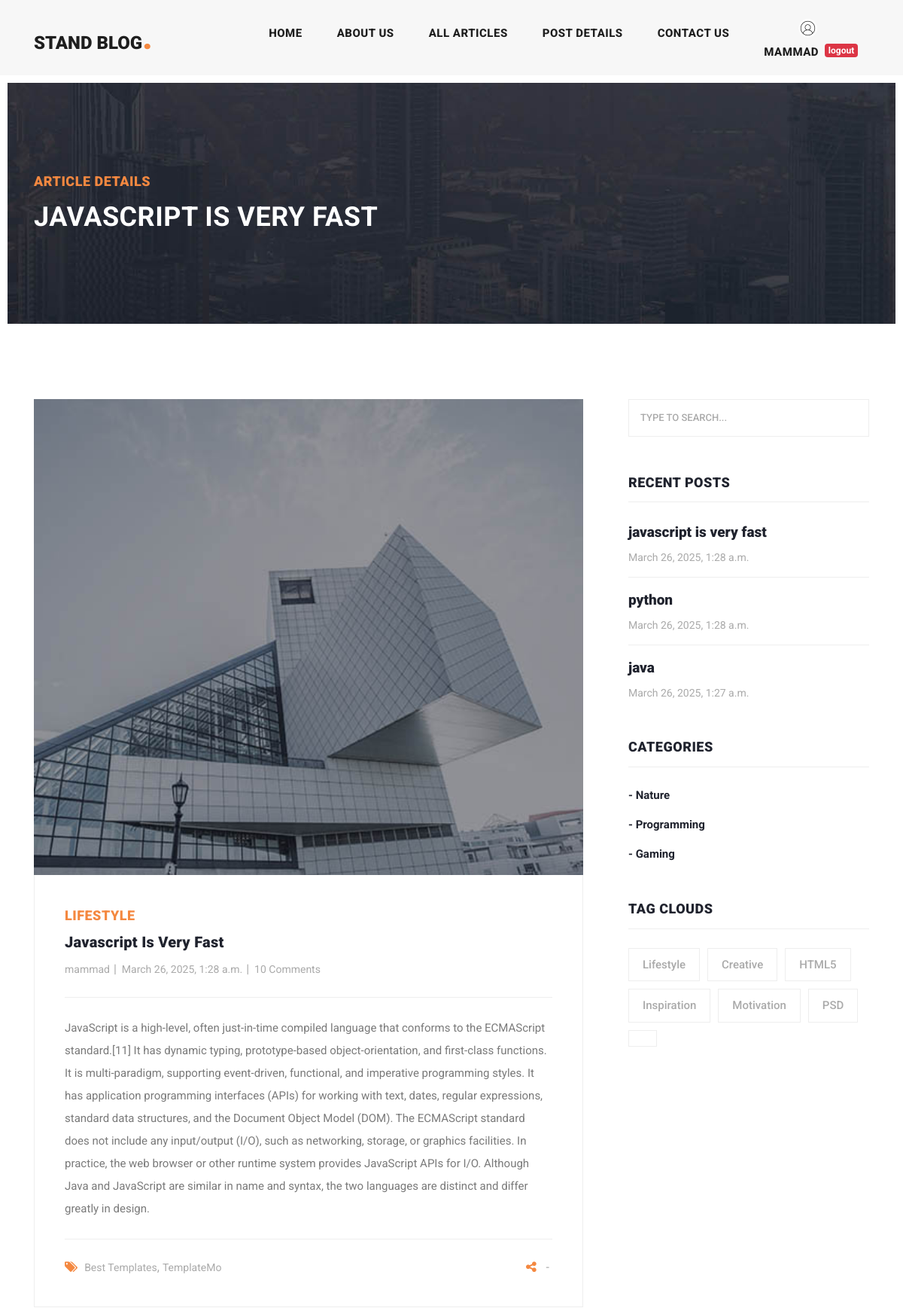
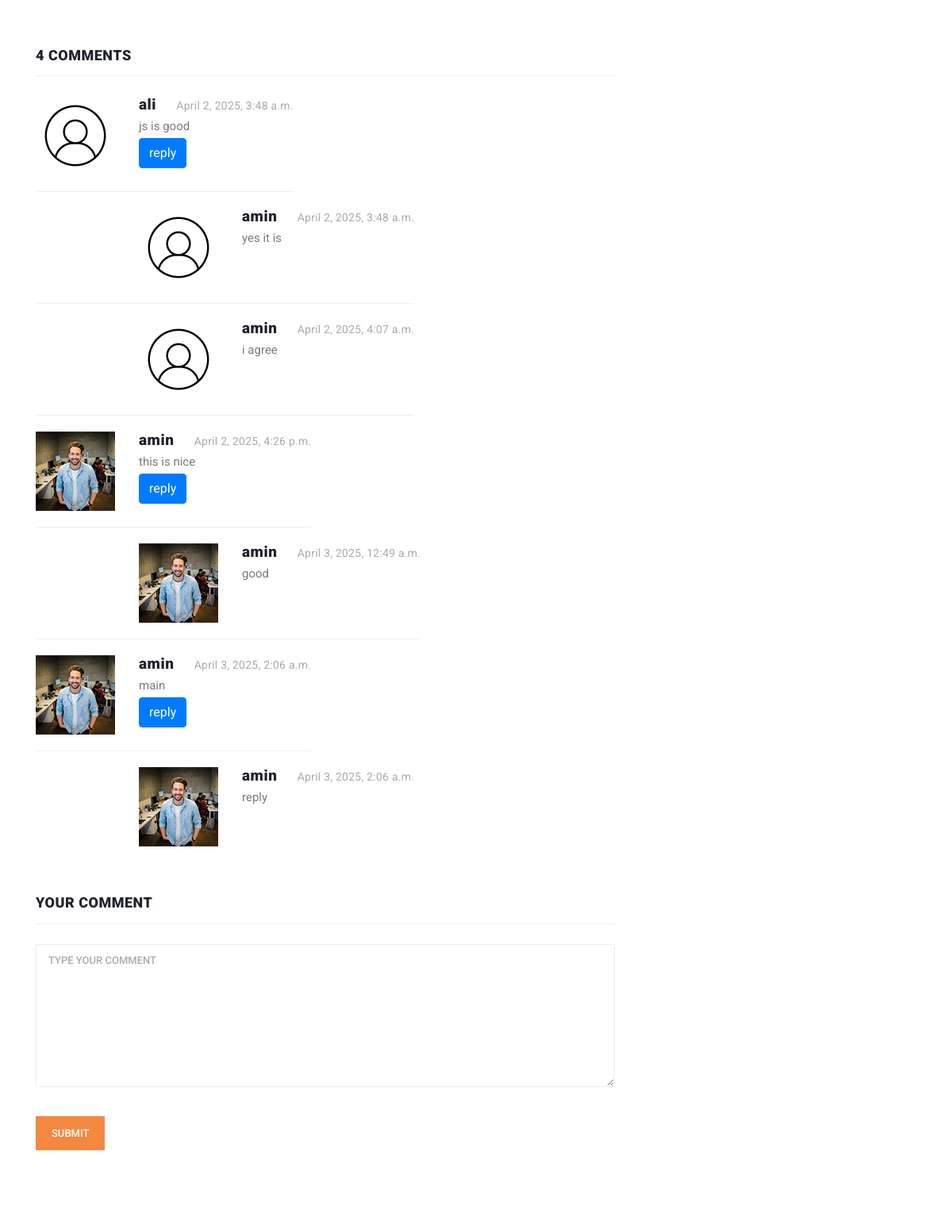
The app's page /articles/detail/javascript-is-very-fast (signed in, upper part) with its own data (2 pictures, top to bottom).
### blog/models.py (models this page shows, shortened)
class Article(models.Model):
    author = models.ForeignKey(User , on_delete=models.SET_NULL, null=True , blank=True , related_name='articles')
    title = models.CharField(max_length=80)
    category = models.ManyToManyField(Category , related_name="articles")
    body = models.TextField()
    image = models.ImageField(upload_to='images/articles')
    created = models.DateTimeField(auto_now_add=True)
    updated = models.DateTimeField(auto_now=True)
    is_published = models.BooleanField(default=True)
    slug = models.SlugField(blank=True , unique=True)
    objects = models.Manager()
    class Meta:
        ordering = ('-updated','-created')
    def get_absolute_url(self):
        return reverse('blog:article_detail', kwargs={'slug': self.slug})

class Comment(models.Model):
    article = models.ForeignKey(Article , on_delete=models.CASCADE , related_name='comments')
    user = models.ForeignKey(User , on_delete=models.CASCADE , related_name='comments')
    parent = models.ForeignKey('self' , on_delete=models.CASCADE ,null= True , blank=True ,  related_name='replies')
    body = models.TextField()
    created = models.DateTimeField(auto_now_add=True)

class Category(models.Model):
    title = models.CharField(max_length=100)
    created = models.DateTimeField(auto_now_add=True)

### account/models.py (models this page shows, shortened)
class Profile(models.Model):
    user = models.OneToOneField(User, on_delete=models.CASCADE)
    fathers_name = models.CharField(max_length=20)
    nationcode = models.CharField(max_length=11)
    image = models.ImageField(upload_to='profile/images', null=True, blank=True)

### blog/views.py (the view)
# urls.py: path('detail/<slug:slug>', views.article_detail, name='article_detail'),
def article_detail(request, slug):
    article = get_object_or_404(Article, slug=slug)
    if request.method == 'POST':
        parent_id = request.POST.get('parent_id', None)
        body = request.POST.get('body')
        parent_id = int(parent_id) if parent_id and parent_id.isdigit() else None
        Comment.objects.create(body=body, article=article, user=request.user, parent_id=parent_id)
    return render(request, 'blog/article_detail.html', {'article': article})

### context_processors/context_processors.py (called while the page is built)
def recent_articles(request):
    recent_articles = Article.objects.order_by('-created')
    categories = Category.objects.all()
    return {'recent_articles': recent_articles , "categories": categories}

### blog/templates/blog/article_detail.html (shortened to what this page needs)
{% extends 'base.html' %}
{% load static %}
{% load social_share %}
{% block content %}
    <div class="heading-page header-text">
      <section class="page-heading">
        <div class="container">
          <div class="row">
            <div class="col-lg-12">
              <div class="text-content">
                <h4>Article Details</h4>
                <h2>{{ article.title }}</h2>
              </div>
            </div>
          </div>
        </div>
      </section>
    </div>
    <section class="blog-posts grid-system">
      <div class="container">
        <div class="row">
          <div class="col-lg-8">
            <div class="all-blog-posts">
              <div class="row">
                <div class="col-lg-12">
                  <div class="blog-post">
                    <div class="blog-thumb">
                      <img src="{{ article.image.url }}" alt="">
                    </div>
                    <div class="down-content">
                      <span>Lifestyle</span>
                      <a href="post-details.html"><h4>{{ article.title }}</h4></a>
                      <ul class="post-info">
                        <li><a href="#">{{ article.author.username }}</a></li>
                        <li><a href="#">{{ article.created }}</a></li>
                        <li><a href="#">10 Comments</a></li>
                      </ul>
                      <p>{{ article.body }}</p>
                      <div class="post-options">
                        <div class="row">
                          <div class="col-6">
                            <ul class="post-tags">
                              <li><i class="fa fa-tags"></i></li>
                              <li><a href="#">Best Templates</a>,</li>
                              <li><a href="#">TemplateMo</a></li>
                            </ul>
                          </div>
                          <div class="col-6">
                            <ul class="post-share">
                              <li><i class="fa fa-share-alt"></i></li>
                              <li>-</li>
                            </ul>
                          </div>
                        </div>
                      </div>
                    </div>
                  </div>
                </div>
                <div class="col-lg-12">
                  <div class="sidebar-item comments">
                    <div class="sidebar-heading">
                      <h2>4 comments</h2>
                    </div>
                    <div class="content">
                      <ul>
                        {% for comment in article.comments.all %}
                          {% if comment.parent == None %}
                              <li>
                              <div class="author-thumb">
                                  {% if comment.user.profile.image %}
                                        <img src="{{ comment.user.profile.image.url }}" alt="">
                                        {% else %}
                                        <img src="{% static 'images/icons/index.jpg' %}" alt="">
                                    {% endif %}
                              </div>
                              <div class="right-content">
                                <h4>{{ comment.user.username }} <span>{{ comment.created }}</span></h4>
                                <p>{{ comment.body }}</p>
                                  <button onclick="set_value({{ comment.id }})" class="btn btn-primary" >reply</button>
                              </div>
                            </li>
                              {% for reply in comment.replies.all %}
                              <li class="replied">
                                <div class="author-thumb">
                                    {% if comment.user.profile.image %}
                                        <img src="{{ comment.user.profile.image.url }}" alt="">
                                        {% else %}
                                        <img src="{% static 'images/icons/index.jpg' %}" alt="">
                                    {% endif %}
                                </div>
                                <div class="right-content">
                                  <h4>{{ reply.user.username }} <span>{{ reply.created }}</span></h4>
                                  <p>{{ reply.body }}</p>
                                </div>
                              </li>
                            {% endfor %}
                          {% endif %}
                        {% endfor %}
                      </ul>
                    </div>
                  </div>
                </div>
              {% if request.user.is_authenticated %}
                  <div class="col-lg-12">
                  <div class="sidebar-item submit-comment">
                    <div class="sidebar-heading">
                      <h2>Your comment</h2>
                    </div>
                    <div class="content">
                      <form id="comment" action="#" method="post">
                        <div class="row">
                          <div class="col-lg-12">
                            <fieldset>
                              <textarea name="body" rows="6" id="body" placeholder="Type your comment" required=""></textarea>
                            </fieldset>
                          </div>
                          <div class="col-lg-12">
                            <fieldset>
                              <button type="submit" id="form-submit" class="main-button">Submit</button>
                            </fieldset>
                          </div>
                        </div>
                      </form>
                    </div>
                  </div>
                </div>
              {% endif %}
              </div>
            </div>
          </div>
          {% include 'includes/sidebar.html' %}
        </div>
      </div>
    </section>
{% endblock %}

### templates/includes/header.html (shortened to what this page needs)
{% load static %}
<header class="">
      <nav class="navbar navbar-expand-lg">
        <div class="container">
          <a class="navbar-brand" href="index.html"><h2>Stand Blog<em>.</em></h2></a>
          <div class="collapse navbar-collapse" id="navbarResponsive">
            <ul class="navbar-nav ml-auto">
              <li class="nav-item{% if request.resolver_match.url_name == 'home' %} active {% endif %}">
                <a class="nav-link" href="{% url 'home_app:home' %}">Home
                </a>
              </li>
              <li class="nav-item">
                <a class="nav-link" href="about.html">About Us</a>
              </li>
              <li class="nav-item {% if request.resolver_match.url_name == 'articles_list' %} active {% endif %} ">
                <a class="nav-link" href="{% url 'blog:articles_list' %}">All Articles</a>
              </li>
              <li class="nav-item">
                <a class="nav-link" href="post-details.html">Post Details</a>
              </li>
              <li class="nav-item">
                <a class="nav-link" href="{% url 'blog:contact_us' %}">Contact Us</a>
              </li>
              <li class="nav-item">
                  {% if request.user.is_authenticated %}
                      {% if user.profile.image %}
                          <span><img src="{{ user.profile.image.url }}" width="25px" height="25px" style="border-radius: 100%" alt=""></span>
                          {% else %}
                          <span><img src="{% static 'images/icons/index.jpg' %}" width="25px" height="25px" style="border-radius: 100%" alt=""></span>
                      {% endif %}
                      <div class="d-flex">
                          <a class="nav-link" href="">{{ request.user.username }}</a>
                      <a href={% url 'account:logout' %}><span class="badge badge-danger mt-2">logout</span></a>
                      </div>
                  {% else %}
                      <div class="d-flex" >
                      <a class="nav-link" href={% url 'account:login' %}>login</a> __
                      <a class="nav-link" href={% url 'account:register' %}>register</a>
                      </div>
                  {% endif %}
              </li>
            </ul>
          </div>
        </div>
      </nav>
    </header>

### templates/includes/sidebar.html
{% load static %}
<div class="col-lg-4">
            <div class="sidebar">
              <div class="row">
                <div class="col-lg-12">
                  <div class="sidebar-item search">
                    <form id="search_form" name="gs" method="GET" action="{% url 'blog:search_articles' %}">
                      <input type="text" name="q" class="searchText" placeholder="type to search..." autocomplete="on">
                    </form>
                  </div>
                </div>
                <div class="col-lg-12">
                  <div class="sidebar-item recent-posts">
                    <div class="sidebar-heading">
                      <h2>Recent Posts</h2>
                    </div>
                    <div class="content">
                      <ul>
                        {% for article in recent_articles %}
                            <li><a href="{{ article.get_absolute_url }}">
                              <h5>{{ article.title }}</h5>
                              <span>{{ article.created }}</span>
                        </a></li>
                        {% endfor %}
                      </ul>
                    </div>
                  </div>
                </div>
                <div class="col-lg-12">
                  <div class="sidebar-item categories">
                    <div class="sidebar-heading">
                      <h2>Categories</h2>
                    </div>
                    <div class="content">
                      <ul>
                          {% for category in categories %}
                              <li><a href="{% url 'blog:category_detail' category.id %}">- {{ category.title }}</a></li>
                          {% endfor %}
                      </ul>
                    </div>
                  </div>
                </div>
                <div class="col-lg-12">
                  <div class="sidebar-item tags">
                    <div class="sidebar-heading">
                      <h2>Tag Clouds</h2>
                    </div>
                    <div class="content">
                      <ul>
                        <li><a href="#">Lifestyle</a></li>
                        <li><a href="#">Creative</a></li>
                        <li><a href="#">HTML5</a></li>
                        <li><a href="#">Inspiration</a></li>
                        <li><a href="#">Motivation</a></li>
                        <li><a href="#">PSD</a></li>
                        <li><a href="#">{{ name }}</a></li>
                      </ul>
                    </div>
                  </div>
                </div>
              </div>
            </div>
          </div>

### records on screen
Article: title "JAVASCRIPT IS VERY FAST", image (picture), title "Javascript Is Very Fast", author.username "mammad", created "March 26, 2025, 1:28 a.m.", body "JavaScript is a high-level, often just-in-time compiled language that conforms to the ECMAScript standard.[11] It has dynamic typing, prototype-based object-orientation, and first-class functions. It is multi-paradigm, supporting event-driven, functional, and imperative programming styles. It has application programming interfaces (APIs) for working with text, dates, regular expressions, standard data structures, and the Document Object Model (DOM). The ECMAScript standard does not include any input/output (I/O), such as networking, storage, or graphics facilities. In practice, the web browser or other runtime system provides JavaScript APIs for I/O. Although Java and JavaScript are similar…", title "javascript is very fast"
Comment: user.username "ali", created "April 2, 2025, 3:48 a.m.", body "js is good"
Comment: user.username "amin", created "April 2, 2025, 3:48 a.m.", body "yes it is"
Comment: user.username "amin", created "April 2, 2025, 4:07 a.m.", body "i agree"
Comment: user.profile.image (picture), user.username "amin", created "April 2, 2025, 4:26 p.m.", body "this is nice"
Comment: user.profile.image (picture), user.username "amin", created "April 3, 2025, 12:49 a.m.", body "good"
Comment: user.profile.image (picture), user.username "amin", created "April 3, 2025, 2:06 a.m.", body "main"
Comment: user.profile.image (picture), user.username "amin", created "April 3, 2025, 2:06 a.m.", body "reply"
Article: title "python", created "March 26, 2025, 1:28 a.m."
Article: title "java", created "March 26, 2025, 1:27 a.m."
Category: title "Nature"
Category: title "Programming"
Category: title "Gaming"

### other values on screen
{{ request.user.username }} "MAMMAD"
